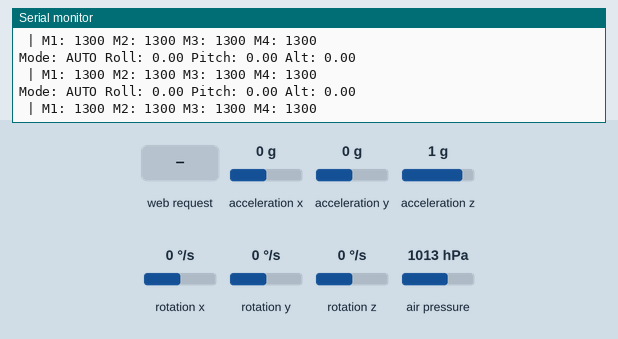
A sketch run on a simulated ESP32. Parts: the last lines printed to the serial monitor. The test bench sets the inputs (shaded band); at power-on: air pressure 1013 hPa, acceleration x 0 g, acceleration y 0 g, acceleration z 1 g, rotation x 0 °/s, rotation y 0 °/s, rotation z 0 °/s.

Above: at 1.2 s.
1.3 s: HTTP request GET /control received
2.8 s: HTTP request GET /control?mode=manual received
4.3 s: air pressure set to 1048 hPa
At 5.0 s:
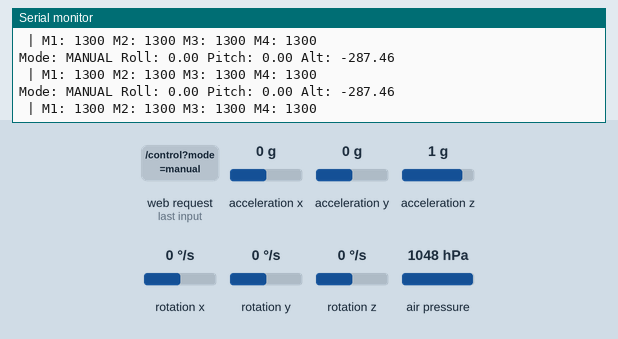
7.3 s: acceleration x set to 0.8 g
At 8.2 s:
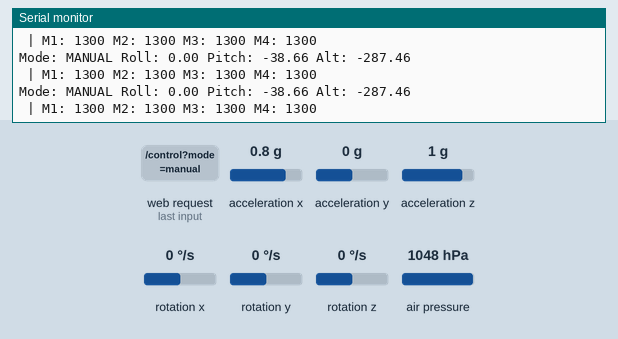
10.3 s: HTTP request GET /control?mode=1 received
11.8 s: acceleration x set to -1.4 g
At 12.7 s:
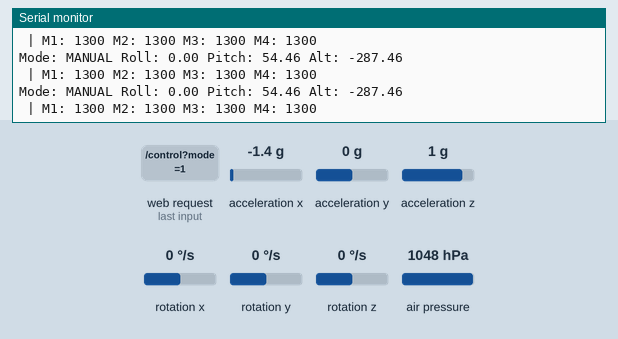
Timing chart, 0 to 14.8 s (numbered marks = the images above; inputs shaded):
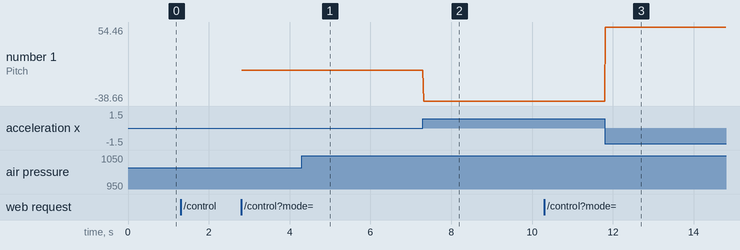

Measured:
- after the input at 4.3 s, the serial monitor: prints a new line at once (image 1)
- after the input at 7.3 s, the serial monitor: prints a new line at once (image 2)
- after the input at 11.8 s, the serial monitor: prints a new line at once (image 3)
- plotted number 1: 0 → -38.66 after the input at 7.3 s, -38.66 → 54.46 after the input at 11.8 s

The sketch:

ESP_FC_RUNNING.ino
```cpp
#include <Wire.h>
#include <WiFi.h>
#include <WebServer.h>
#include <MPU6050.h>
#include <Adafruit_BMP280.h>

MPU6050 mpu;
Adafruit_BMP280 bmp;
WebServer server(80);

// -------- MODE --------
bool autoMode = true;

// -------- PHONE INPUT --------
float phoneRoll = 0;
float phonePitch = 0;
float phoneThrottle = 1300;

// -------- SENSOR --------
float roll, pitch;
float altitude, baseAltitude = 0;
bool calibrated = false;

// -------- PID --------
float Kp_angle = 1.5;
float Kp_alt = 2.0;

// -------- MOTOR OUTPUT --------
int m1, m2, m3, m4;

void handleControl() {

  Serial.println("---- REQUEST ----");

  // Print all received data
  for (int i = 0; i < server.args(); i++) {
    Serial.print(server.argName(i));
    Serial.print(" = ");
    Serial.println(server.arg(i));
  }

  // MODE SWITCH
  if (server.hasArg("mode")) {
    String mode = server.arg("mode");

    if (mode == "manual") {
      autoMode = false;
      Serial.println("Switched to MANUAL");
    }
    else if (mode == "auto") {
      autoMode = true;
      Serial.println("Switched to AUTO");
    }
  }

  // CONTROL VALUES
  if (server.hasArg("roll")) {
    phoneRoll = server.arg("roll").toFloat();
  }

  if (server.hasArg("pitch")) {
    phonePitch = server.arg("pitch").toFloat();
  }

  if (server.hasArg("throttle")) {
    phoneThrottle = server.arg("throttle").toFloat();
  }

  Serial.print("Stored → ");
  Serial.print(phoneRoll); Serial.print(" ");
  Serial.print(phonePitch); Serial.print(" ");
  Serial.println(phoneThrottle);

  server.send(200, "text/plain", "OK");

}

const char* html = R"rawliteral(
<!DOCTYPE html>
<html>
<head>
  <title>Drone Remote</title>
</head>
<body>
  <h2>Drone Controller</h2>

  <button onclick="setMode('auto')">AUTO</button>
  <button onclick="setMode('manual')">MANUAL</button>
  <br><br>

  Throttle:<br>
  <input type="range" min="1000" max="1600" value="1200" id="throttle"><br>

  Roll:<br>
  <input type="range" min="-30" max="30" value="0" id="roll"><br>

  Pitch:<br>
  <input type="range" min="-30" max="30" value="0" id="pitch"><br><br>

  <script>
    function setMode(m) {
      fetch(`/control?mode=${m}`);
    }

    function sendData() {
      let t = document.getElementById("throttle").value;
      let r = document.getElementById("roll").value;
      let p = document.getElementById("pitch").value;

      fetch(`/control?roll=${r}&pitch=${p}&throttle=${t}`);
    }

    setInterval(sendData, 150); // send every 150ms
  </script>
</body>
</html>
)rawliteral";

void setup() {
  Serial.begin(115200);
  Wire.begin();

  // -------- INIT MPU --------
  mpu.initialize();

  // -------- INIT BMP --------
  if (!bmp.begin(0x76)) {
    Serial.println("BMP FAIL");
    while (1);
  }

  bmp.setSampling(
    Adafruit_BMP280::MODE_NORMAL,
    Adafruit_BMP280::SAMPLING_X2,
    Adafruit_BMP280::SAMPLING_X16,
    Adafruit_BMP280::FILTER_X16,
    Adafruit_BMP280::STANDBY_MS_500
  );

  // -------- WIFI --------
  WiFi.softAP("DroneFC", "12345678");
  server.on("/control", handleControl);
  server.begin();

  Serial.println("System Ready");

server.on("/", []() {
  server.send(200, "text/html", html);
});

}

// -------- READ IMU --------
void readIMU() {
  int16_t ax, ay, az, gx, gy, gz;
  mpu.getMotion6(&ax, &ay, &az, &gx, &gy, &gz);

  roll = atan2(ay, az) * 180 / PI;
  pitch = atan2(-ax, sqrt(ay * ay + az * az)) * 180 / PI;
}

// -------- READ ALTITUDE --------
void readAltitude() {
  float rawAlt = bmp.readAltitude(1013.25);

  if (!calibrated) {
    baseAltitude = rawAlt;
    calibrated = true;
  }

  altitude = rawAlt - baseAltitude;
}

// -------- PID --------
float pid(float target, float current, float Kp) {
  float error = target - current;
  return Kp * error;
}

void loop() {
  server.handleClient();

  readIMU();
  readAltitude();

  float rollCmd, pitchCmd, throttleCmd;

  // -------- MODE SWITCH --------
if (autoMode) {
      rollCmd = pid(0, roll, Kp_angle);
    pitchCmd = pid(0, pitch, Kp_angle);
    throttleCmd = 1300 + pid(0, altitude, Kp_alt);
} else {
  float manualGain = 1.5; // or 2.0 max

  rollCmd  = phoneRoll  * manualGain;
  pitchCmd = phonePitch * manualGain;
  throttleCmd = phoneThrottle;
  throttleCmd = constrain(throttleCmd, 1000, 1400);
}
rollCmd  = constrain(rollCmd,  -80, 80);
pitchCmd = constrain(pitchCmd, -80, 80);

  // -------- MOTOR MIXING --------
  m1 = throttleCmd + pitchCmd + rollCmd;
  m2 = throttleCmd + pitchCmd - rollCmd;
  m3 = throttleCmd - pitchCmd + rollCmd;
  m4 = throttleCmd - pitchCmd - rollCmd;

  m1 = constrain(m1, 1000, 2000);
  m2 = constrain(m2, 1000, 2000);
  m3 = constrain(m3, 1000, 2000);
  m4 = constrain(m4, 1000, 2000);

  // -------- DEBUG --------
  Serial.print("Mode: ");
  Serial.print(autoMode ? "AUTO" : "MANUAL");
  Serial.print(" Roll: "); Serial.print(roll);
  Serial.print(" Pitch: "); Serial.print(pitch);
  Serial.print(" Alt: "); Serial.println(altitude);

  Serial.print(" | M1: "); Serial.print(m1);
Serial.print(" M2: "); Serial.print(m2);
Serial.print(" M3: "); Serial.print(m3);
Serial.print(" M4: "); Serial.println(m4);

// Serial.print("Cmd Roll: "); Serial.print(rollCmd);
// Serial.print(" Cmd Pitch: "); Serial.print(pitchCmd);
// Serial.print(" Cmd Throttle: "); Serial.println(throttleCmd);

  delay(10);
}
```
